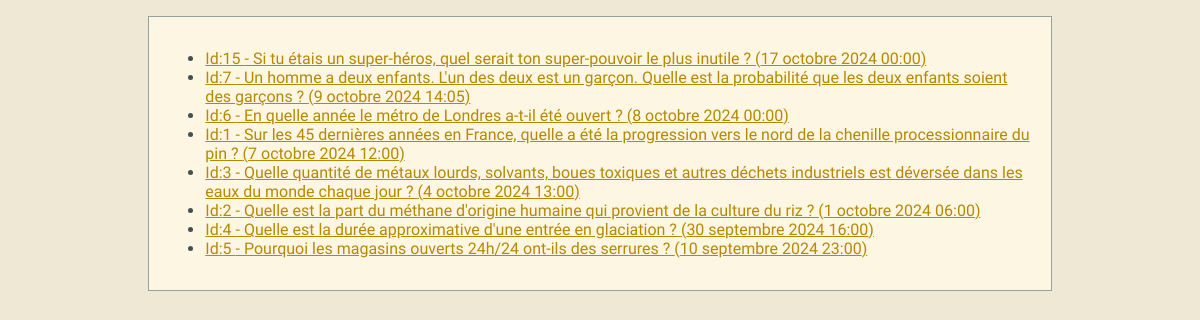
The page /polls/all/ on the database as committed earlier.
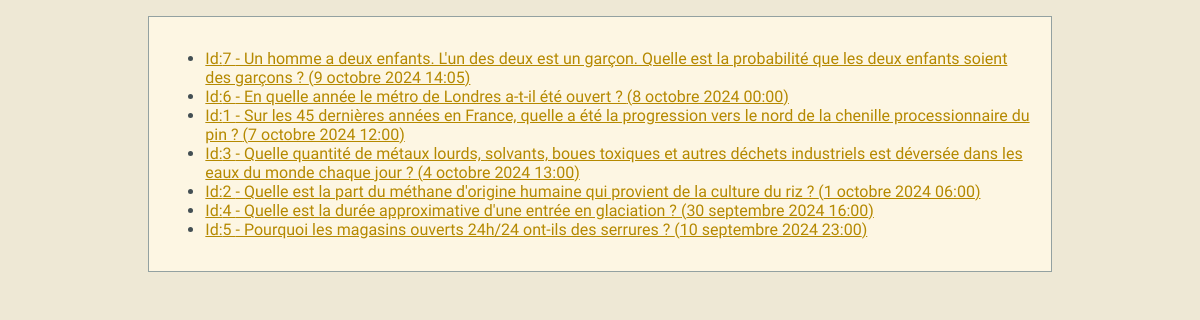
The same page on the database as committed later.
### polls/models.py (models this page shows, shortened)
class Question(models.Model):
    question_text = models.CharField(max_length=200)
    pub_date = models.DateTimeField('date published')

### polls/views.py (the view)
# urls.py: path('all/', views.all_questions_by_pub_date, name='all'),
def all_questions_by_pub_date(request):
    latest_question_list = Question.objects.order_by("-pub_date")
    context = {"latest_question_list": latest_question_list}
    return render(request, "polls/all.html", context)

### polls/templates/polls/all.html
{% extends "polls/base.html" %}
{% block content %}
{% if latest_question_list %}
    <ul>
    {% for question in latest_question_list %}
        <li> <a href="{% url 'polls:frequency' question.id %}">Id:{{ question.id }} - {{ question.question_text }} ({{ question.pub_date }})</a></li>
    {% endfor %}
    </ul>
{% else %}
    <p>No polls are available.</p>
{% endif %}
{% endblock %}

Rows that differ between the two databases and show on the page:
removed Question: id "15", question_text "Si tu étais un super-héros, quel serait ton super-pouvoir le plus inutile ?", pub_date "17 octobre 2024 00:00"
